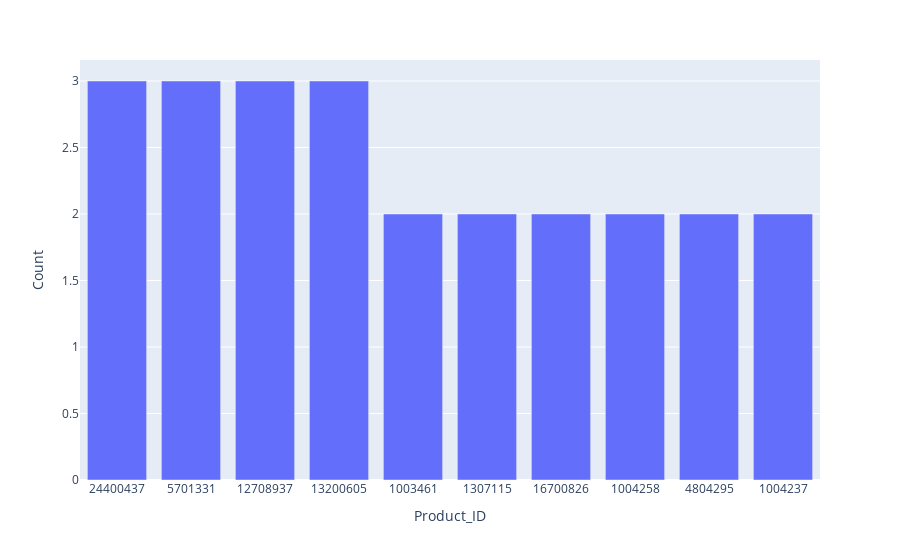

Source (notebook cell):
### Markdown cell above
The product_id is the unique identificator for a product. As you can see in the overview, there are [...] unique product_ids in the datasets Oct-2019 and Nov-2019, the users have interacted with.

### Code cell
sdf_count_per_product_id = spark.sql("SELECT DISTINCT(product_id) AS Product_ID, \
                                                COUNT(product_id) AS Count \
                                        FROM Data \
                                        GROUP BY product_id \
                                        ORDER BY Count DESC")
px.bar(sdf_count_per_product_id.limit(10).toPandas(), x='Product_ID', y='Count')

### Figure 1 — Plotly figure (JSON) as saved in the notebook; plotly's stock layout.template omitted (floating-point values rounded to 4 significant figures)
{"data": [{"alignmentgroup": "True", "hovertemplate": "Product_ID=%{x}<br>Count=%{y}<extra></extra>", "legendgroup": "", "marker": {"color": "#636efa"}, "name": "", "offsetgroup": "", "orientation": "v", "showlegend": false, "textposition": "auto", "type": "bar", "x": ["24400437", "5701331", "12708937", "13200605", "1003461", "1307115", "16700826", "1004258", "4804295", "1004237"], "xaxis": "x", "y": [3, 3, 3, 3, 2, 2, 2, 2, 2, 2], "yaxis": "y"}], "layout": {"barmode": "relative", "legend": {"tracegroupgap": 0}, "margin": {"t": 60}, "xaxis": {"anchor": "y", "domain": [0, 1], "title": {"text": "Product_ID"}}, "yaxis": {"anchor": "x", "domain": [0, 1], "title": {"text": "Count"}}}}
